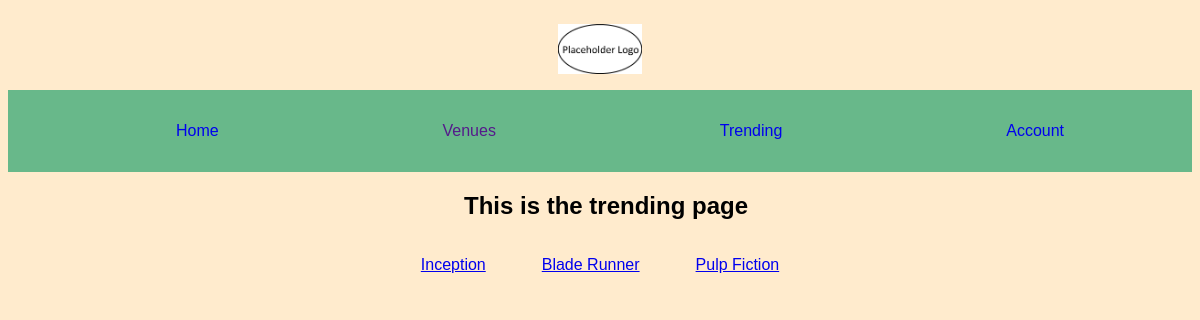
The page /trending/ on the database its author committed.
### shows/models.py (models this page shows, shortened)
class Show(models.Model):
    show_id = models.SlugField(
        primary_key=True
    )
    show_name = models.CharField(
        max_length=200
    )
    show_type = models.CharField(
        max_length=30
    )
    show_duration = models.IntegerField()
    show_description = models.TextField()
    show_agerating = models.CharField(
        max_length=20
    )
    show_release_date = models.DateField()
    show_language = models.CharField(
        max_length=20
    )
    show_banner = models.ImageField()
    public = models.BooleanField()

### shopapp/views.py (the view)
# urls.py: path('trending/', TrendingPageView.as_view(), name='trending'),
class TrendingPageView(TemplateView):
	def get(self, request):
		context = {'shows': Show.objects.all()}
		return render(request, 'trending.html', context)

### shopapp/templates/trending.html (shortened to what this page needs)
{% extends "base.html" %}
{% block content %}
<article>
    <h1>This is the trending page</h1>
    <div style="display: flex; justify-content: space-around;">
        {% for show in shows %}
            <div>
                <p><a href="{% url 'shows:show_page' show.show_id %}">{{ show.show_name }}</a></p>
            </div>
        {% endfor %}
    </div>
</article>
{% endblock %}

### static/css/style.css (style rules this page uses)
body { background-color: blanchedalmond; font-family: Arial, Helvetica, sans-serif; }
article { margin: auto; width: 35%; text-align: center; }
h1 { font-weight: bold; padding-left: .5em; }

### rows shown on the page
Show: show_name "Inception"
Show: show_name "Blade Runner"
Show: show_name "Pulp Fiction"
